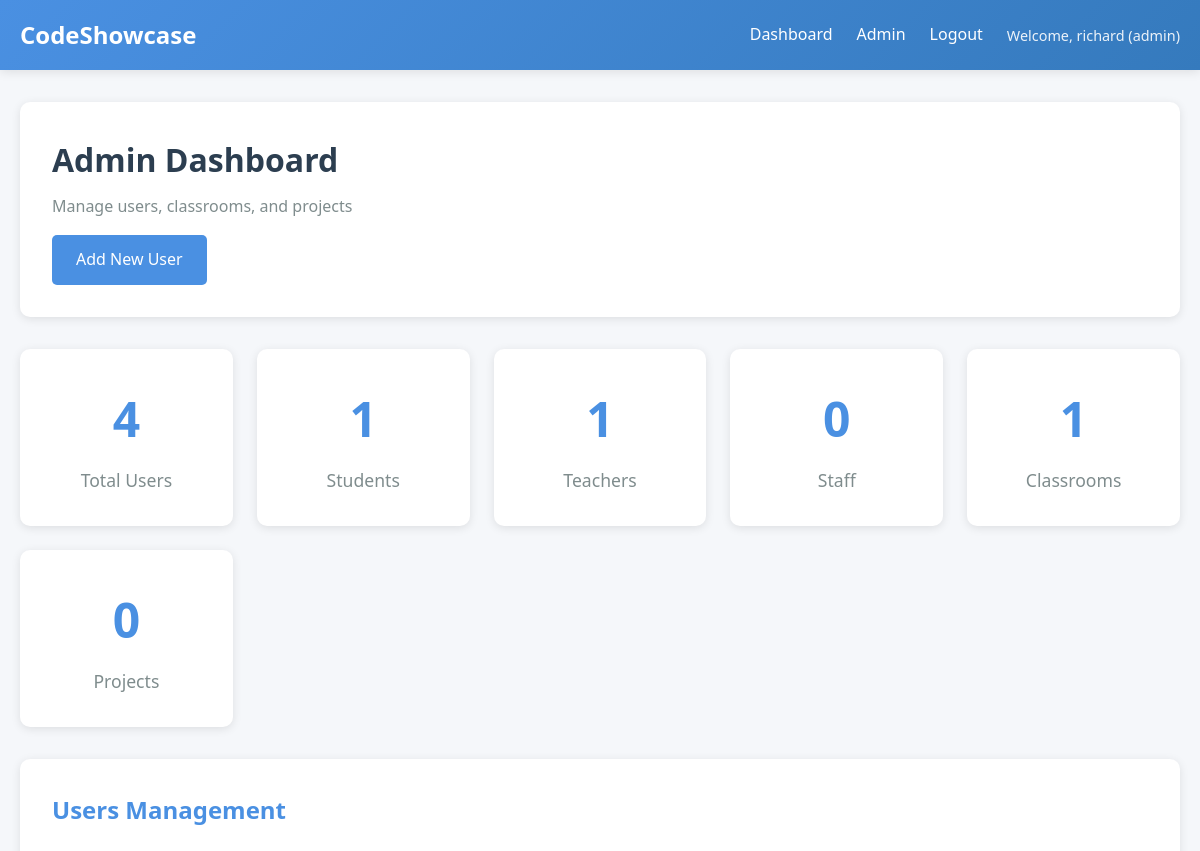
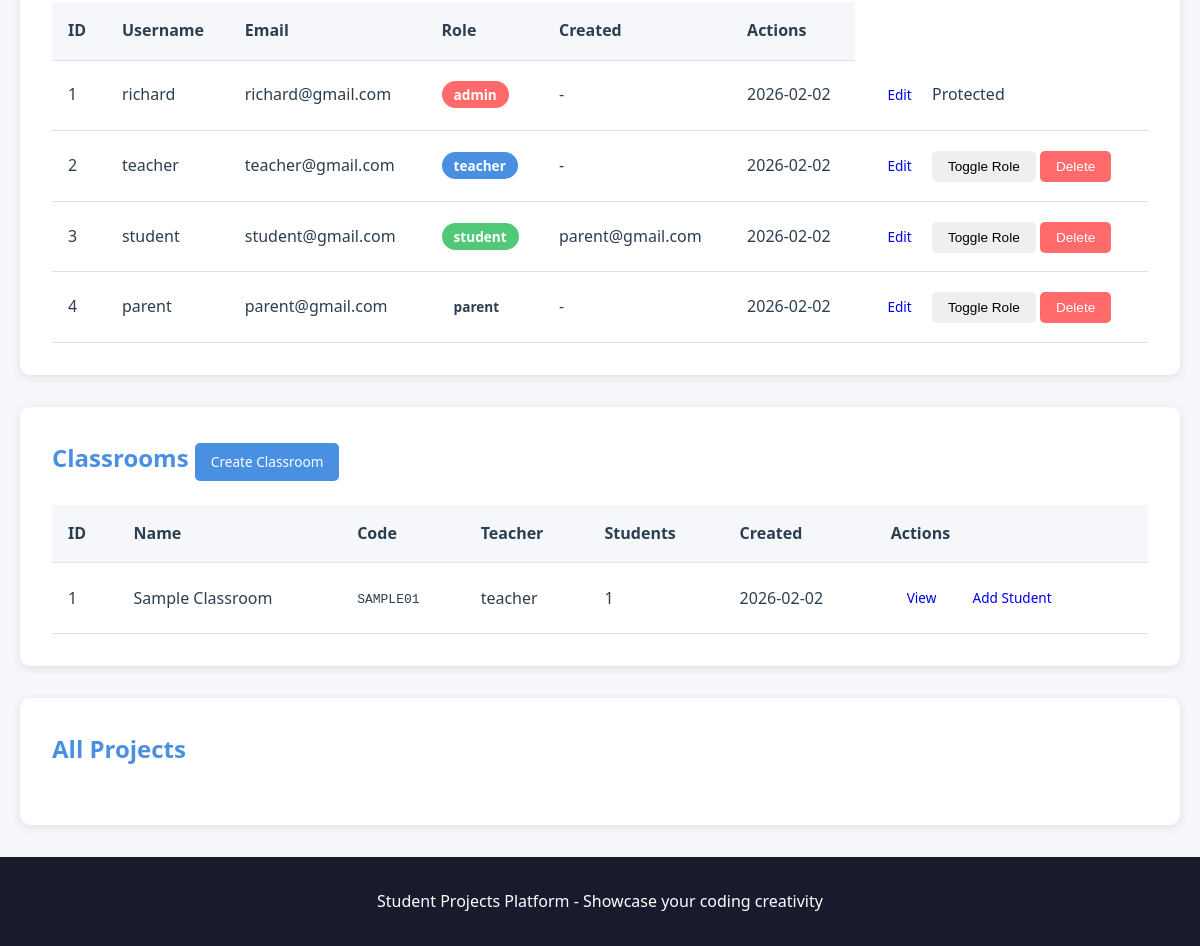
The page /admin (signed in) on the database its author committed (2 pictures, top to bottom).
### app.py (models this page shows)
class User(UserMixin, db.Model):
    id = db.Column(db.Integer, primary_key=True)
    username = db.Column(db.String(80), unique=True, nullable=False)
    email = db.Column(db.String(120), unique=True, nullable=False)
    password_hash = db.Column(db.String(255), nullable=False)
    role = db.Column(db.String(20), default='student')  # student, teacher, staff, parent, or admin
    parent_email = db.Column(db.String(120), nullable=True)  # Parent email for students (required for students)
    created_at = db.Column(db.DateTime, default=datetime.utcnow)
    classrooms = db.relationship('Classroom', backref='teacher', lazy=True)
    projects = db.relationship('Project', foreign_keys='Project.student_id', backref='student', lazy=True)
    challenge_submissions = db.relationship('ChallengeSubmission', backref='student', lazy=True)

class Classroom(db.Model):
    id = db.Column(db.Integer, primary_key=True)
    name = db.Column(db.String(100), nullable=False)
    code = db.Column(db.String(10), unique=True, nullable=False)
    teacher_id = db.Column(db.Integer, db.ForeignKey('user.id'), nullable=False)
    created_at = db.Column(db.DateTime, default=datetime.utcnow)
    students = db.relationship('ClassroomStudent', backref='classroom', lazy=True, cascade='all, delete-orphan')
    projects = db.relationship('Project', backref='classroom', lazy=True)
    challenges = db.relationship('Challenge', backref='classroom', lazy=True)
    subjects = db.relationship('Subject', backref='classroom', lazy=True, cascade='all, delete-orphan')

### app.py (the view)
@app.route('/admin')
@admin_required
def admin_dashboard():
    users = User.query.all()
    classrooms = Classroom.query.all()
    projects = Project.query.all()
    stats = {
        'total_users': User.query.count(),
        'total_students': User.query.filter_by(role='student').count(),
        'total_teachers': User.query.filter_by(role='teacher').count(),
        'total_staff': User.query.filter_by(role='staff').count(),
        'total_classrooms': Classroom.query.count(),
        'total_projects': Project.query.count()
    }
    return render_template('admin_dashboard.html', users=users, classrooms=classrooms, projects=projects, stats=stats)

### app.py (called while the page is built)
@login_manager.user_loader
def load_user(user_id):
    return User.query.get(int(user_id))

def admin_required(f):
    @wraps(f)
    @login_required
    def decorated_function(*args, **kwargs):
        if current_user.role != 'admin':
            flash('Access denied. Admin privileges required.', 'error')
            return redirect(url_for('dashboard'))
        return f(*args, **kwargs)
    return decorated_function

### templates/admin_dashboard.html (shortened to what this page needs)
{% extends "base.html" %}
{% block content %}
<div class="container">
    <div class="admin-header">
        <h1>Admin Dashboard</h1>
        <p class="admin-subtitle">Manage users, classrooms, and projects</p>
        <div class="admin-actions">
            <a href="{{ url_for('admin_add_user') }}" class="btn btn-primary">Add New User</a>
        </div>
    </div>
    <div class="stats-grid">
        <div class="stat-card">
            <h3>{{ stats.total_users }}</h3>
            <p>Total Users</p>
        </div>
        <div class="stat-card">
            <h3>{{ stats.total_students }}</h3>
            <p>Students</p>
        </div>
        <div class="stat-card">
            <h3>{{ stats.total_teachers }}</h3>
            <p>Teachers</p>
        </div>
        <div class="stat-card">
            <h3>{{ stats.total_staff|default(0) }}</h3>
            <p>Staff</p>
        </div>
        <div class="stat-card">
            <h3>{{ stats.total_classrooms }}</h3>
            <p>Classrooms</p>
        </div>
        <div class="stat-card">
            <h3>{{ stats.total_projects }}</h3>
            <p>Projects</p>
        </div>
    </div>
    <div class="admin-sections">
        <div class="admin-section">
            <h2>Users Management</h2>
            <div class="table-container">
                <table class="admin-table">
                    <thead>
                        <tr>
                            <th>ID</th>
                            <th>Username</th>
                            <th>Email</th>
                            <th>Role</th>
                            <th>Created</th>
                            <th>Actions</th>
                        </tr>
                    </thead>
                    <tbody>
                        {% for user in users %}
                        <tr>
                            <td>{{ user.id }}</td>
                            <td>{{ user.username }}</td>
                            <td>{{ user.email }}</td>
                            <td><span class="role-badge role-{{ user.role }}">{{ user.role }}</span></td>
                            <td>{% if user.parent_email %}{{ user.parent_email }}{% else %}<span class="text-muted">-</span>{% endif %}</td>
                            <td>{{ user.created_at.strftime('%Y-%m-%d') }}</td>
                            <td>
                                {% if user.role != 'admin' or user.id == current_user.id %}
                                    <a href="{{ url_for('admin_edit_user', user_id=user.id) }}" class="btn btn-small">Edit</a>
                                {% endif %}
                                {% if user.role != 'admin' %}
                                    <form method="POST" action="{{ url_for('toggle_user_role', user_id=user.id) }}" style="display: inline;">
                                        <button type="submit" class="btn btn-small">Toggle Role</button>
                                    </form>
                                    <form method="POST" action="{{ url_for('delete_user', user_id=user.id) }}" style="display: inline;" onsubmit="return confirm('Are you sure?')">
                                        <button type="submit" class="btn btn-small btn-danger">Delete</button>
                                    </form>
                                {% else %}
                                    <span class="text-muted">Protected</span>
                                {% endif %}
                            </td>
                        </tr>
                        {% endfor %}
                    </tbody>
                </table>
            </div>
        </div>
        <div class="admin-section">
            <h2>Classrooms <a href="{{ url_for('create_classroom') }}" class="btn btn-small btn-primary">Create Classroom</a></h2>
            <div class="table-container">
                <table class="admin-table">
                    <thead>
                        <tr>
                            <th>ID</th>
                            <th>Name</th>
                            <th>Code</th>
                            <th>Teacher</th>
                            <th>Students</th>
                            <th>Created</th>
                            <th>Actions</th>
                        </tr>
                    </thead>
                    <tbody>
                        {% for classroom in classrooms %}
                            <tr>
                                <td>{{ classroom.id }}</td>
                                <td>{{ classroom.name }}</td>
                                <td><code>{{ classroom.code }}</code></td>
                                <td>{{ classroom.teacher.username }}</td>
                                <td>{{ classroom.students|length }}</td>
                                <td>{{ classroom.created_at.strftime('%Y-%m-%d') }}</td>
                                <td>
                                    <a href="{{ url_for('classroom_view', classroom_id=classroom.id) }}" class="btn btn-small">View</a>
                                    <a href="{{ url_for('add_student_to_classroom', classroom_id=classroom.id) }}" class="btn btn-small">Add Student</a>
                                </td>
                            </tr>
                        {% endfor %}
                    </tbody>
                </table>
            </div>
        </div>
        <div class="admin-section">
            <h2>All Projects</h2>
        </div>
    </div>
</div>
{% endblock %}

### templates/base.html (shortened to what this page needs)
<!DOCTYPE html>
<html lang="en">
<head>
    <link rel="stylesheet" href="{{ url_for('static', filename='css/style.css') }}">
</head>
<body>
    <nav class="navbar">
        <div class="container">
            <a href="{{ url_for('index') }}" class="logo">CodeShowcase</a>
            <div class="nav-links">
                {% if current_user.is_authenticated %}
                    <a href="{{ url_for('dashboard') }}">Dashboard</a>
                    {% if current_user.role == 'admin' %}
                        <a href="{{ url_for('admin_dashboard') }}">Admin</a>
                    {% endif %}
                    <a href="{{ url_for('logout') }}">Logout</a>
                    <span class="user-info">Welcome, {{ current_user.username }} ({{ current_user.role }})</span>
                {% else %}
                    <a href="{{ url_for('login') }}">Login</a>
                    <a href="{{ url_for('register') }}">Register</a>
                {% endif %}
            </div>
        </div>
    </nav>
    <main class="main-content">
        {% block content %}{% endblock %}
    </main>
    <footer class="footer">
        <div class="container">
            <p>Student Projects Platform - Showcase your coding creativity</p>
        </div>
    </footer>
</body>
</html>

### static/css/style.css (style rules this page uses)
* { margin: 0; padding: 0; box-sizing: border-box; }
:root { --primary-color: #4a90e2; --secondary-color: #50c878; --accent-color: #ff6b6b; --dark-bg: #1a1a2e; --light-bg: #f5f7fa; --text-dark: #2c3e50; --text-light: #7f8c8d; --border-color: #e0e0e0; --shadow: 0 2px 10px rgba(0, 0, 0, 0.1); --shadow-hover: 0 4px 20px rgba(0, 0, 0, 0.15); }
body { font-family: 'Segoe UI', Tahoma, Geneva, Verdana, sans-serif; background-color: var(--light-bg); color: var(--text-dark); line-height: 1.6; min-height: 100vh; display: flex; flex-direction: column; }
.container { max-width: 1200px; margin: 0 auto; padding: 0 20px; width: 100%; }
.navbar { background: linear-gradient(135deg, var(--primary-color), #357abd); color: white; padding: 1rem 0; box-shadow: var(--shadow); }
.navbar .container { display: flex; justify-content: space-between; align-items: center; }
.logo { font-size: 1.5rem; font-weight: bold; color: white; text-decoration: none; }
.nav-links { display: flex; gap: 1.5rem; align-items: center; }
.nav-links a { color: white; text-decoration: none; transition: opacity 0.3s; }
.user-info { font-size: 0.9rem; opacity: 0.9; }
.main-content { flex: 1; padding: 2rem 0; }
.btn { padding: 0.75rem 1.5rem; border: none; border-radius: 5px; font-size: 1rem; cursor: pointer; text-decoration: none; display: inline-block; transition: all 0.3s; font-weight: 500; }
.btn-primary { background: var(--primary-color); color: white; }
.footer { background: var(--dark-bg); color: white; text-align: center; padding: 2rem 0; margin-top: auto; }
.admin-header { background: white; padding: 2rem; border-radius: 10px; box-shadow: var(--shadow); margin-bottom: 2rem; }
.admin-subtitle { color: var(--text-light); margin-top: 0.5rem; }
.stats-grid { display: grid; grid-template-columns: repeat(auto-fit, minmax(200px, 1fr)); gap: 1.5rem; margin-bottom: 2rem; }
.stat-card { background: white; padding: 2rem; border-radius: 10px; box-shadow: var(--shadow); text-align: center; }
.stat-card h3 { font-size: 3rem; color: var(--primary-color); margin-bottom: 0.5rem; }
.stat-card p { color: var(--text-light); font-size: 1.1rem; }
.admin-sections { display: flex; flex-direction: column; gap: 2rem; }
.admin-section { background: white; padding: 2rem; border-radius: 10px; box-shadow: var(--shadow); }
.admin-section h2 { color: var(--primary-color); margin-bottom: 1.5rem; }
.table-container { overflow-x: auto; }
.admin-table { width: 100%; border-collapse: collapse; }
.admin-table th, .admin-table td { padding: 1rem; text-align: left; border-bottom: 1px solid var(--border-color); }
.admin-table th { background: var(--light-bg); font-weight: bold; color: var(--text-dark); }
.role-badge { padding: 0.25rem 0.75rem; border-radius: 20px; font-size: 0.85rem; font-weight: bold; }
.role-admin { background: var(--accent-color); color: white; }
.role-teacher { background: var(--primary-color); color: white; }
.role-student { background: var(--secondary-color); color: white; }
.admin-actions { margin-top: 1rem; }
.btn-small { padding: 0.5rem 1rem; font-size: 0.85rem; }
.btn-danger { background: var(--accent-color); color: white; }

### rows shown on the page
User: username "richard", role "admin", id "1", email "richard@gmail.com", created_at "2026-02-02", shows "Protected"
User: id "2", username "teacher", email "teacher@gmail.com", role "teacher", created_at "2026-02-02"
User: id "3", username "student", email "student@gmail.com", role "student", parent_email "parent@gmail.com", created_at "2026-02-02"
User: id "4", username "parent", email "parent@gmail.com", role "parent", created_at "2026-02-02"
Classroom: id "1", name "Sample Classroom", code "SAMPLE01", teacher.username "teacher", students|length "1", created_at "2026-02-02"

### other values the page prints
{{ stats.total_users }} "4"
{{ stats.total_students }} "1"
{{ stats.total_teachers }} "1"
{{ stats.total_staff|default(0) }} "0"
{{ stats.total_classrooms }} "1"
{{ stats.total_projects }} "0"
